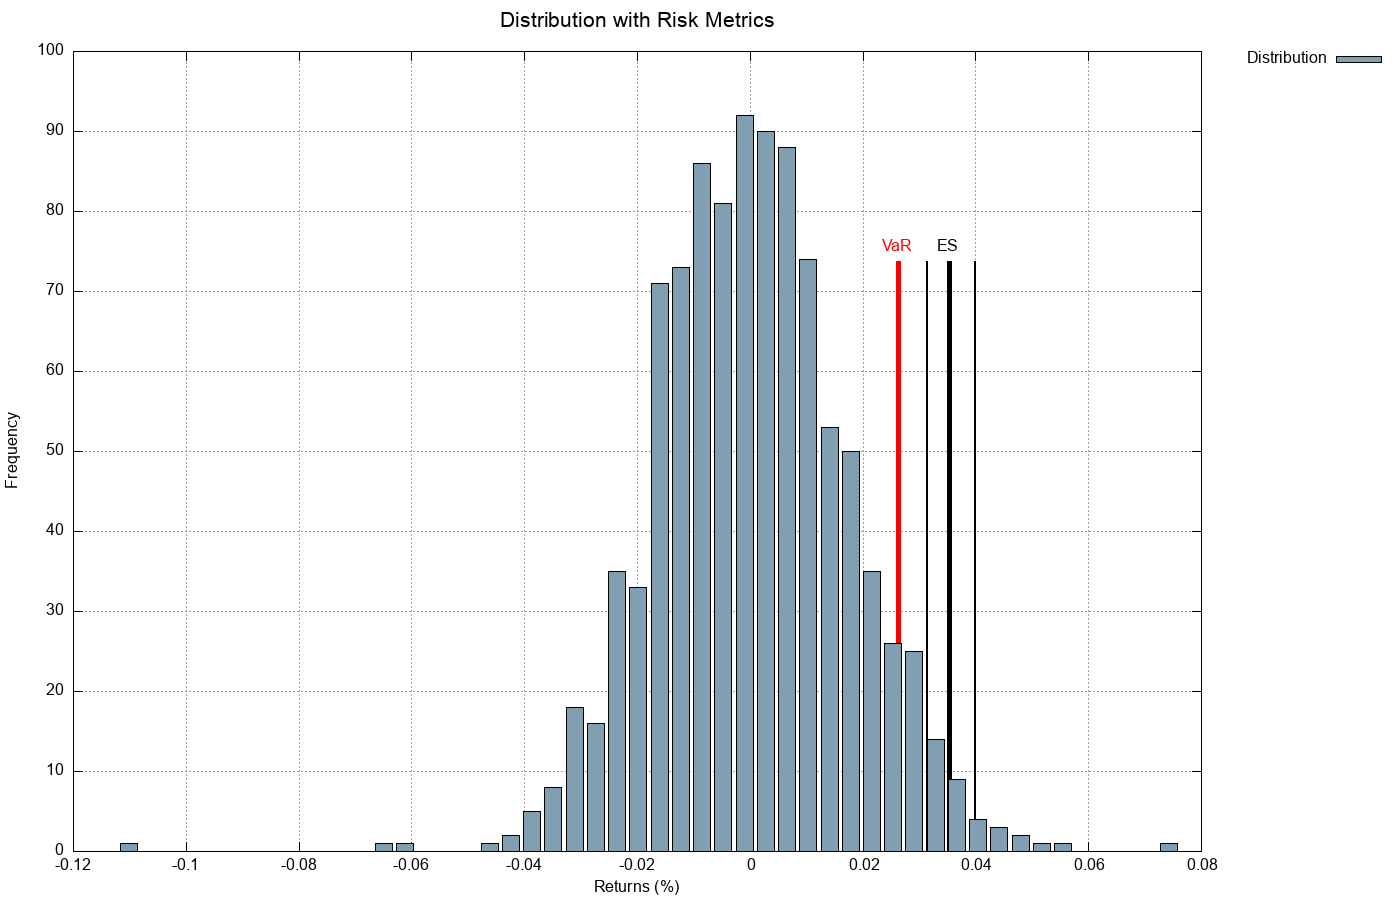

The script that saved this image:
set terminal png size 1400,900 enhanced font 'Arial,12'
set output './plots/bootstrap_risk_histogram.png'

set title 'Distribution with Risk Metrics' font 'Arial,16'
set xlabel 'Returns (%)'
set ylabel 'Frequency'
set grid
set style fill solid 0.6 border -1
set boxwidth 0.00301175
set key outside right

set style line 1 lc rgb '#FF0000' lw 3 dt 2
set style line 2 lc rgb '#8B0000' lw 3 dt 1
set style line 3 lc rgb '#FFA500' lw 2 dt 3
set style line 4 lc rgb '#800080' lw 2 dt 3
set arrow from 0.0350862,0 to 0.0350862,73.6 nohead lc rgb '#000000' lw 5
set label 'ES' at 0.0350862,75.44 center tc rgb '#000000'
set arrow from 0.0260576,0 to 0.0260576,73.6 nohead lc rgb '#FF0000' lw 5
set label 'VaR' at 0.0260576,75.44 center tc rgb '#FF0000'
set arrow from 0.0312103,0 to 0.0312103,73.6 nohead lc rgb '#000000' lw 2 dt 5
set arrow from 0.0396876,0 to 0.0396876,73.6 nohead lc rgb '#000000' lw 2 dt 5
plot './plots/bootstrap_risk_histogram.dat' using 1:2 with boxes lc rgb 'steelblue' title 'Distribution'

